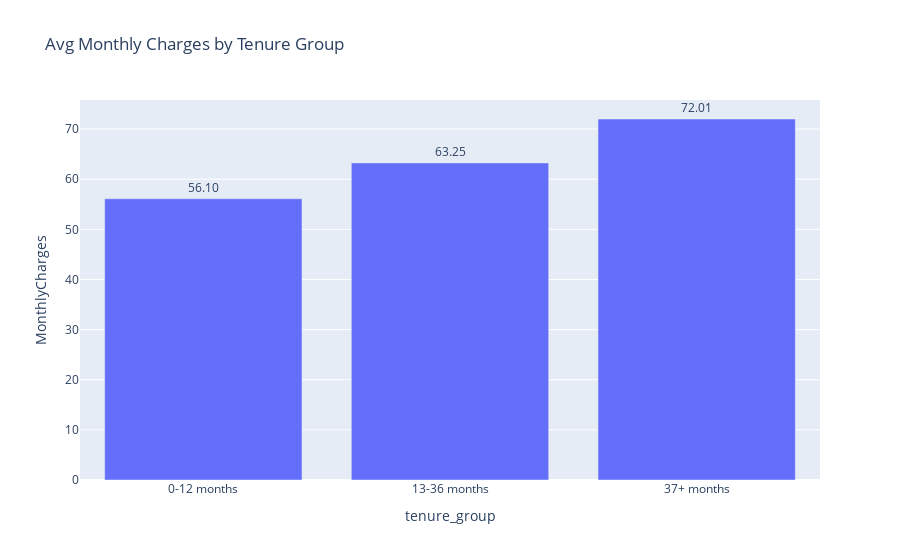

Source (notebook cell):
### Code cell
#Avg monthly charges by tenure group
avg_charges = data.groupby("tenure_group",observed=True)["MonthlyCharges"].mean().reset_index()
fig_bar = exp.bar(avg_charges,x="tenure_group",y="MonthlyCharges",text="MonthlyCharges",title="Avg Monthly Charges by Tenure Group")
fig_bar.update_traces(texttemplate='%{text:.2f}',textposition='outside')

### Figure 1 — Plotly figure (JSON) as saved in the notebook; plotly's stock layout.template omitted (floating-point values rounded to 4 significant figures)
{"data": [{"hovertemplate": "tenure_group=%{x}<br>MonthlyCharges=%{text}<extra></extra>", "legendgroup": "", "marker": {"color": "#636efa", "pattern": {"shape": ""}}, "name": "", "orientation": "v", "showlegend": false, "text": [56.1, 63.25, 72.01], "textposition": "outside", "texttemplate": "%{text:.2f}", "type": "bar", "x": ["0-12 months", "13-36 months", "37+ months"], "xaxis": "x", "y": [56.1, 63.25, 72.01], "yaxis": "y"}], "layout": {"barmode": "relative", "legend": {"tracegroupgap": 0}, "title": {"text": "Avg Monthly Charges by Tenure Group"}, "xaxis": {"anchor": "y", "domain": [0, 1], "title": {"text": "tenure_group"}}, "yaxis": {"anchor": "x", "domain": [0, 1], "title": {"text": "MonthlyCharges"}}}}
